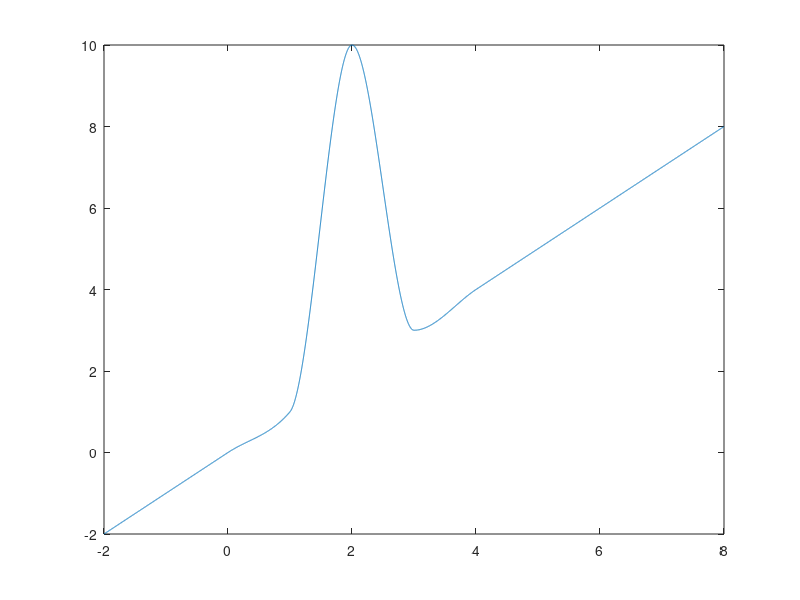

This chart was generated by the following MATLAB code:

%interpolation linéaire par morceaux de la fonction ci dessous

function[] = interp_morceaux()
  x= -2:1:8; %ON définit un interval large et peu précis
  tx = (-2:0.001:8); %puis un second plus précis
  v = [-2 -1 0 1 10 3 4 5 6 7 8];;
  %vq1 = interp1(x,v,tx) %on récupere les points de l'interpolation linéaire
  vq2 = interp1(x,v,tx,'pchip');%on récupere les points de l'interpolation "cubique"
  plot(tx,vq2);
endfunction

%et on observe bien que la méthode cubique et bien plus précise que la méthode linéaire. dans le sens ou elle est plus proche de la réalité.